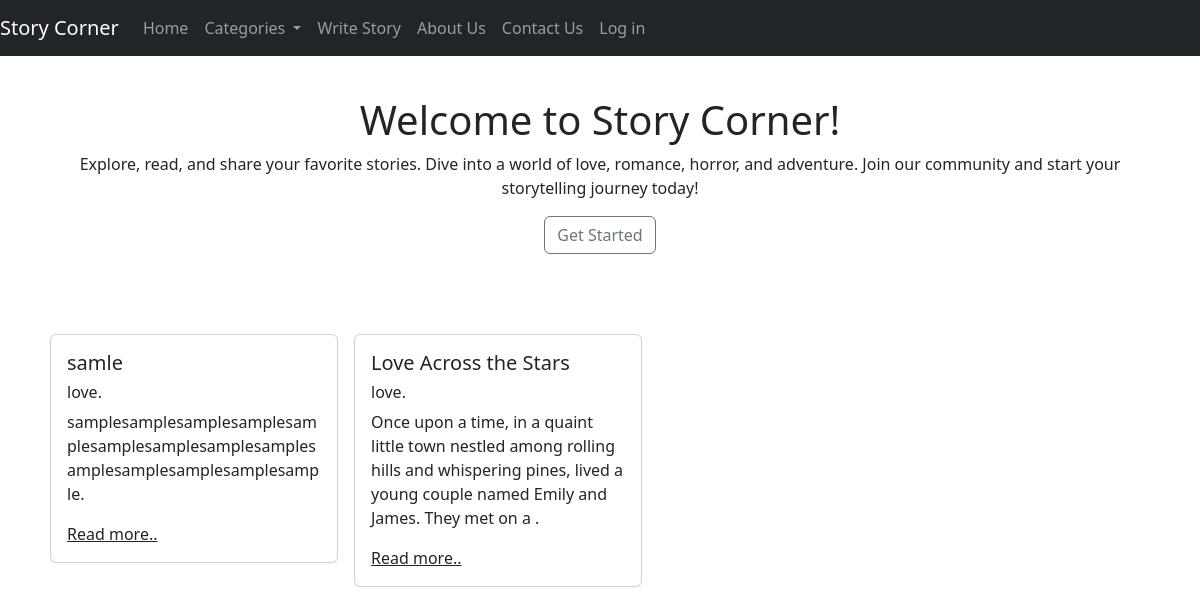
Before: / with the older database file.
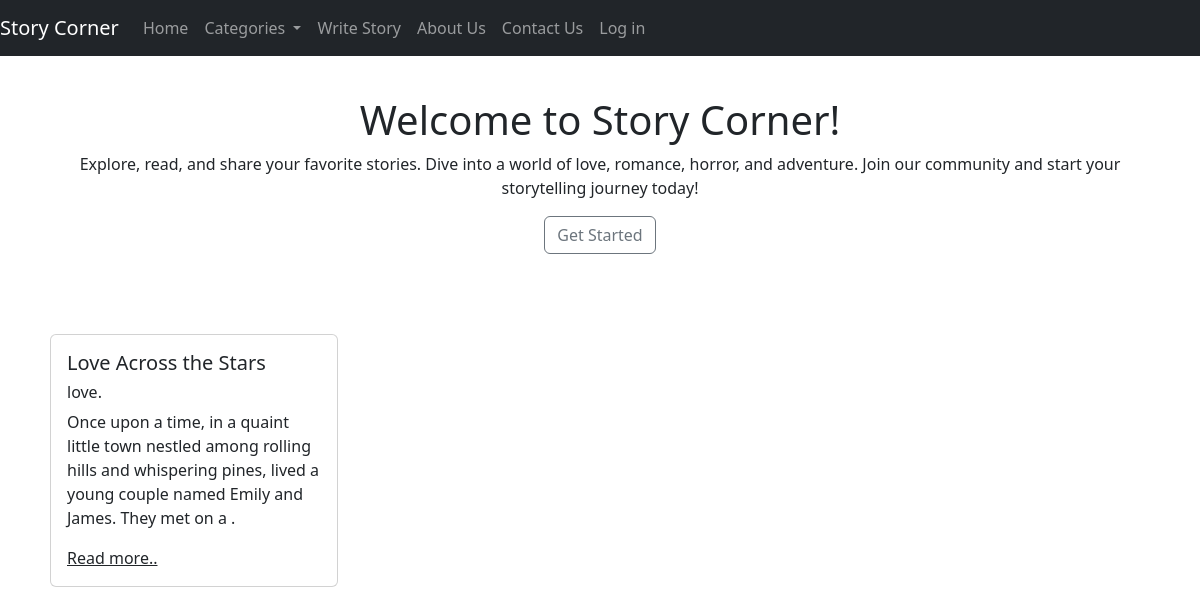
After: the same page with the newer database file.
### models.py (models this page shows, shortened)
class Story(db.Model):
    __tablename__ = 'stories'
    id = db.Column(db.Integer, primary_key=True)
    title = db.Column(db.String(200), nullable=False)
    content = db.Column(db.Text, nullable=False)
    category = db.Column(db.String(50), nullable=False)
    user_id = db.Column(db.Integer, db.ForeignKey('users.id'), nullable=False)
    is_deleted = db.Column(db.Boolean(), nullable=False, default=False)
    updated_at = db.Column(db.DateTime(), nullable=False, default=db.func.now())
    created_at = db.Column(db.DateTime(), nullable=False, default=db.func.now())

### app.py (the view)
@app.route('/')
def index():
    stories = Story.query.all()
    return render_template('index.html',stories=stories)

### templates/index.html (shortened to what this page needs)
{% extends 'base.html' %}
{% block content %}
<div class="welcome-section mt-5 pt-5">
    <div class="container text-center ">
        <h1>Welcome to Story Corner!</h1>
        <p>Explore, read, and share your favorite stories. Dive into a world of love, romance, horror, and adventure. Join our community and start your storytelling journey today!</p>
        <a href="#" class="btn btn-outline-secondary">Get Started</a>
    </div>
</div>
<div class="container mt-5 pt-4">
    <div class="d-flex flex-row">
        {%for story in stories%}
          <div class="p-2">
            <div class="card" style="width: 18rem;">
          <div class="card-body">
            <h5 class="card-title">{{story.title}}</h5>
            <h6 class="card-text">{{story.category}}.</h6>
            <p class="card-text">{{story.content[:150]}}.</p>
            <a href="{{url_for('view_story', story_id=story.id)}}" class="text-dark">Read more..</a><br>
          </div>
        </div>
          </div>
        {% endfor %}
</div>
{% endblock %}

### templates/base.html (shortened to what this page needs)
<!DOCTYPE html>
<html lang="en">
<head>
    <link href="https://cdn.jsdelivr.net/npm/bootstrap@5.3.3/dist/css/bootstrap.min.css" rel="stylesheet">
</head>
<body>
    <nav class="navbar navbar-expand-lg navbar-dark bg-dark fixed-top">
        <a class="navbar-brand" href="{{url_for('index')}}">Story Corner</a>
        <div class="collapse navbar-collapse" id="navbarNav">
            <ul class="navbar-nav">
                <li class="nav-item active">
                    <a class="nav-link" href="{{url_for('index')}}">Home</a>
                </li>
                <li class="nav-item dropdown">
                    <a class="nav-link dropdown-toggle" href="#" id="navbarDropdown" role="button" data-toggle="dropdown" aria-haspopup="true" aria-expanded="false">
                        Categories
                    </a>
                </li>
                <li class="nav-item">
                    <a class="nav-link" href="{{url_for('write_story')}}">Write Story</a>
                </li>
                <li class="nav-item">
                    <a class="nav-link" href="{{url_for('about')}}">About Us</a>
                </li>
                <li class="nav-item">
                    <a class="nav-link" href="{{url_for('contact')}}">Contact Us</a>
                </li>
                <li class="nav-item">
                  <a class="nav-link" href="{{url_for('login')}}">Log in</a>
              </li>
            </ul>
        </div>
    </nav>
    {% block content %}{% endblock %}
</body>
</html>

Changed rows visible on the page:
removed Story: title "samle", category "love", content "samplesamplesamplesamplesamplesamplesamplesamplesamplesamplesamplesamplesamplesample"
